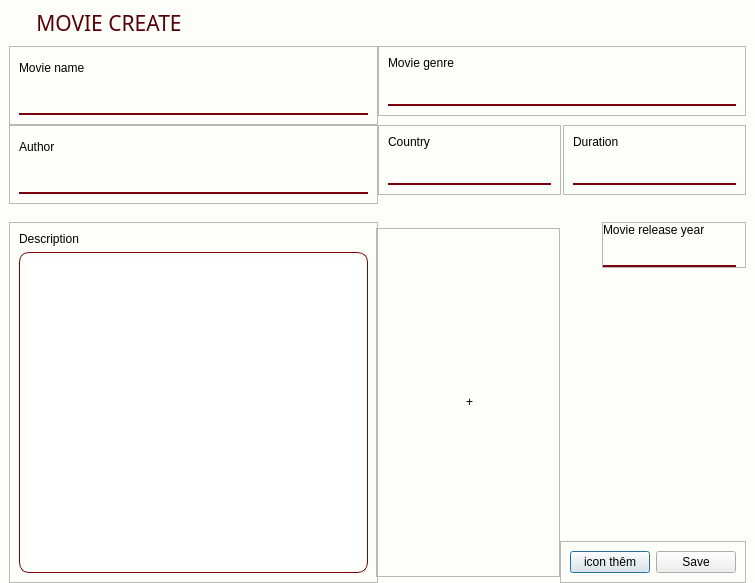
<?xml version="1.0" encoding="UTF-8"?>
<ui version="4.0">
 <class>Dialog</class>
 <widget class="QDialog" name="Dialog">
  <property name="geometry">
   <rect>
    <x>0</x>
    <y>0</y>
    <width>755</width>
    <height>583</height>
   </rect>
  </property>
  <property name="minimumSize">
   <size>
    <width>755</width>
    <height>561</height>
   </size>
  </property>
  <property name="maximumSize">
   <size>
    <width>755</width>
    <height>583</height>
   </size>
  </property>
  <property name="windowTitle">
   <string>Dialog</string>
  </property>
  <property name="styleSheet">
   <string notr="true">QLabel {
font: 75 bold 12pt &quot;Arial&quot;;
}
QLineEdit {
font: 12pt &quot;Microsoft YaHei UI&quot;;
}
#centralwidget{
    background-color: #fdfdfa;
}
QTextEdit {
    border: 1px solid #7c000b;
	border-radius: 10px;
   padding: 5px;
}
QLineEdit {
    border: none;
    border-bottom: 1.5px solid #7c000b; 
    background: transparent; 
    padding: 5px;
    font-size: 14px;
}</string>
  </property>
  <layout class="QGridLayout" name="gridLayout">
   <property name="leftMargin">
    <number>0</number>
   </property>
   <property name="topMargin">
    <number>0</number>
   </property>
   <property name="rightMargin">
    <number>0</number>
   </property>
   <property name="bottomMargin">
    <number>0</number>
   </property>
   <property name="horizontalSpacing">
    <number>0</number>
   </property>
   <item row="0" column="0">
    <widget class="QWidget" name="centralwidget" native="true">
     <layout class="QVBoxLayout" name="verticalLayout">
      <property name="spacing">
       <number>0</number>
      </property>
      <property name="leftMargin">
       <number>9</number>
      </property>
      <property name="topMargin">
       <number>9</number>
      </property>
      <property name="rightMargin">
       <number>9</number>
      </property>
      <property name="bottomMargin">
       <number>0</number>
      </property>
      <item>
       <widget class="QWidget" name="widget_2" native="true">
        <property name="maximumSize">
         <size>
          <width>755</width>
          <height>37</height>
         </size>
        </property>
        <layout class="QVBoxLayout" name="verticalLayout_9">
         <property name="spacing">
          <number>0</number>
         </property>
         <property name="leftMargin">
          <number>0</number>
         </property>
         <property name="topMargin">
          <number>0</number>
         </property>
         <property name="rightMargin">
          <number>0</number>
         </property>
         <item>
          <widget class="QLabel" name="appHeader">
           <property name="sizePolicy">
            <sizepolicy hsizetype="Fixed" vsizetype="Fixed">
             <horstretch>0</horstretch>
             <verstretch>0</verstretch>
            </sizepolicy>
           </property>
           <property name="maximumSize">
            <size>
             <width>193</width>
             <height>28</height>
            </size>
           </property>
           <property name="font">
            <font>
             <family>Segoe UI Black</family>
             <pointsize>16</pointsize>
             <weight>10</weight>
             <italic>false</italic>
             <bold>false</bold>
            </font>
           </property>
           <property name="styleSheet">
            <string notr="true">font: 87 16pt &quot;Segoe UI Black&quot;;
	color: rgb(86, 0, 8);</string>
           </property>
           <property name="text">
            <string>     MOVIE CREATE</string>
           </property>
           <property name="alignment">
            <set>Qt::AlignLeading|Qt::AlignLeft|Qt::AlignVCenter</set>
           </property>
          </widget>
         </item>
        </layout>
       </widget>
      </item>
      <item>
       <widget class="QWidget" name="widget_3" native="true">
        <layout class="QHBoxLayout" name="horizontalLayout">
         <property name="spacing">
          <number>0</number>
         </property>
         <property name="leftMargin">
          <number>0</number>
         </property>
         <property name="topMargin">
          <number>0</number>
         </property>
         <property name="rightMargin">
          <number>0</number>
         </property>
         <item>
          <widget class="QWidget" name="widget_4" native="true">
           <layout class="QVBoxLayout" name="verticalLayout_2">
            <property name="spacing">
             <number>0</number>
            </property>
            <property name="leftMargin">
             <number>0</number>
            </property>
            <property name="topMargin">
             <number>0</number>
            </property>
            <property name="rightMargin">
             <number>0</number>
            </property>
            <item>
             <widget class="QFrame" name="frame">
              <property name="frameShape">
               <enum>QFrame::StyledPanel</enum>
              </property>
              <property name="frameShadow">
               <enum>QFrame::Raised</enum>
              </property>
              <layout class="QVBoxLayout" name="verticalLayout_7">
               <item>
                <widget class="QLabel" name="label">
                 <property name="styleSheet">
                  <string notr="true"/>
                 </property>
                 <property name="text">
                  <string>Movie name</string>
                 </property>
                </widget>
               </item>
               <item>
                <widget class="QLineEdit" name="lineEditTitle">
                 <property name="styleSheet">
                  <string notr="true"/>
                 </property>
                 <property name="text">
                  <string/>
                 </property>
                </widget>
               </item>
              </layout>
             </widget>
            </item>
            <item>
             <widget class="QFrame" name="frame_2">
              <property name="frameShape">
               <enum>QFrame::StyledPanel</enum>
              </property>
              <property name="frameShadow">
               <enum>QFrame::Raised</enum>
              </property>
              <layout class="QVBoxLayout" name="verticalLayout_8">
               <item>
                <widget class="QLabel" name="label_2">
                 <property name="text">
                  <string>Author</string>
                 </property>
                </widget>
               </item>
               <item>
                <widget class="QLineEdit" name="lineEditAuthor"/>
               </item>
              </layout>
             </widget>
            </item>
           </layout>
          </widget>
         </item>
         <item>
          <widget class="QWidget" name="widget_5" native="true">
           <layout class="QVBoxLayout" name="verticalLayout_3">
            <property name="spacing">
             <number>0</number>
            </property>
            <property name="leftMargin">
             <number>0</number>
            </property>
            <property name="topMargin">
             <number>0</number>
            </property>
            <property name="rightMargin">
             <number>0</number>
            </property>
            <item>
             <widget class="QFrame" name="frame_3">
              <property name="frameShape">
               <enum>QFrame::StyledPanel</enum>
              </property>
              <property name="frameShadow">
               <enum>QFrame::Raised</enum>
              </property>
              <layout class="QVBoxLayout" name="verticalLayout_4">
               <item>
                <widget class="QLabel" name="label_3">
                 <property name="text">
                  <string>Movie genre</string>
                 </property>
                </widget>
               </item>
               <item>
                <widget class="QLineEdit" name="lineEditGenre"/>
               </item>
              </layout>
             </widget>
            </item>
            <item>
             <widget class="QWidget" name="widget_6" native="true">
              <layout class="QHBoxLayout" name="horizontalLayout_2">
               <property name="spacing">
                <number>2</number>
               </property>
               <property name="leftMargin">
                <number>0</number>
               </property>
               <property name="topMargin">
                <number>9</number>
               </property>
               <property name="rightMargin">
                <number>0</number>
               </property>
               <item>
                <widget class="QFrame" name="frame_6">
                 <property name="frameShape">
                  <enum>QFrame::StyledPanel</enum>
                 </property>
                 <property name="frameShadow">
                  <enum>QFrame::Raised</enum>
                 </property>
                 <layout class="QVBoxLayout" name="verticalLayout_6">
                  <item>
                   <widget class="QLabel" name="label_6">
                    <property name="text">
                     <string>Country</string>
                    </property>
                   </widget>
                  </item>
                  <item>
                   <widget class="QLineEdit" name="lineEditCountry"/>
                  </item>
                 </layout>
                </widget>
               </item>
               <item>
                <widget class="QFrame" name="frame_5">
                 <property name="frameShape">
                  <enum>QFrame::StyledPanel</enum>
                 </property>
                 <property name="frameShadow">
                  <enum>QFrame::Raised</enum>
                 </property>
                 <layout class="QVBoxLayout" name="verticalLayout_5">
                  <item>
                   <widget class="QLabel" name="label_5">
                    <property name="text">
                     <string>Duration</string>
                    </property>
                   </widget>
                  </item>
                  <item>
                   <widget class="QLineEdit" name="lineEditDuration"/>
                  </item>
                 </layout>
                </widget>
               </item>
              </layout>
             </widget>
            </item>
           </layout>
          </widget>
         </item>
        </layout>
       </widget>
      </item>
      <item>
       <widget class="QWidget" name="widget_7" native="true">
        <property name="minimumSize">
         <size>
          <width>0</width>
          <height>340</height>
         </size>
        </property>
        <layout class="QVBoxLayout" name="verticalLayout_10">
         <property name="spacing">
          <number>0</number>
         </property>
         <property name="leftMargin">
          <number>0</number>
         </property>
         <property name="topMargin">
          <number>0</number>
         </property>
         <property name="rightMargin">
          <number>0</number>
         </property>
         <property name="bottomMargin">
          <number>0</number>
         </property>
         <item>
          <widget class="QWidget" name="widget" native="true">
           <layout class="QHBoxLayout" name="horizontalLayout_3">
            <property name="spacing">
             <number>0</number>
            </property>
            <property name="leftMargin">
             <number>0</number>
            </property>
            <property name="topMargin">
             <number>0</number>
            </property>
            <property name="rightMargin">
             <number>0</number>
            </property>
            <property name="bottomMargin">
             <number>0</number>
            </property>
            <item alignment="Qt::AlignLeft">
             <widget class="QFrame" name="frame_4">
              <property name="minimumSize">
               <size>
                <width>369</width>
                <height>0</height>
               </size>
              </property>
              <property name="maximumSize">
               <size>
                <width>369</width>
                <height>16777215</height>
               </size>
              </property>
              <property name="frameShape">
               <enum>QFrame::StyledPanel</enum>
              </property>
              <property name="frameShadow">
               <enum>QFrame::Raised</enum>
              </property>
              <layout class="QVBoxLayout" name="verticalLayout_12">
               <item>
                <widget class="QLabel" name="label_4">
                 <property name="text">
                  <string>Description</string>
                 </property>
                </widget>
               </item>
               <item>
                <widget class="QTextEdit" name="textEditDescription">
                 <property name="styleSheet">
                  <string notr="true">font: 10pt &quot;Cascadia Code&quot;;</string>
                 </property>
                </widget>
               </item>
              </layout>
             </widget>
            </item>
            <item alignment="Qt::AlignRight">
             <widget class="QFrame" name="frame_7">
              <property name="minimumSize">
               <size>
                <width>184</width>
                <height>349</height>
               </size>
              </property>
              <property name="maximumSize">
               <size>
                <width>184</width>
                <height>349</height>
               </size>
              </property>
              <property name="frameShape">
               <enum>QFrame::StyledPanel</enum>
              </property>
              <property name="frameShadow">
               <enum>QFrame::Raised</enum>
              </property>
              <layout class="QVBoxLayout" name="verticalLayout_13">
               <property name="spacing">
                <number>0</number>
               </property>
               <property name="leftMargin">
                <number>0</number>
               </property>
               <property name="topMargin">
                <number>0</number>
               </property>
               <property name="rightMargin">
                <number>0</number>
               </property>
               <property name="bottomMargin">
                <number>0</number>
               </property>
               <item>
                <widget class="QLabel" name="labelImage">
                 <property name="minimumSize">
                  <size>
                   <width>185</width>
                   <height>280</height>
                  </size>
                 </property>
                 <property name="maximumSize">
                  <size>
                   <width>185</width>
                   <height>280</height>
                  </size>
                 </property>
                 <property name="styleSheet">
                  <string notr="true">font: 48pt &quot;MS Shell Dlg 2&quot;;</string>
                 </property>
                 <property name="text">
                  <string>+</string>
                 </property>
                 <property name="scaledContents">
                  <bool>true</bool>
                 </property>
                 <property name="alignment">
                  <set>Qt::AlignCenter</set>
                 </property>
                </widget>
               </item>
              </layout>
             </widget>
            </item>
            <item alignment="Qt::AlignRight">
             <widget class="QWidget" name="widget_8" native="true">
              <layout class="QVBoxLayout" name="verticalLayout_11">
               <property name="spacing">
                <number>0</number>
               </property>
               <property name="leftMargin">
                <number>0</number>
               </property>
               <property name="topMargin">
                <number>0</number>
               </property>
               <property name="rightMargin">
                <number>0</number>
               </property>
               <property name="bottomMargin">
                <number>0</number>
               </property>
               <item alignment="Qt::AlignRight|Qt::AlignTop">
                <widget class="QFrame" name="frame_8">
                 <property name="frameShape">
                  <enum>QFrame::StyledPanel</enum>
                 </property>
                 <property name="frameShadow">
                  <enum>QFrame::Raised</enum>
                 </property>
                 <layout class="QVBoxLayout" name="verticalLayout_14">
                  <property name="spacing">
                   <number>0</number>
                  </property>
                  <property name="leftMargin">
                   <number>0</number>
                  </property>
                  <property name="topMargin">
                   <number>0</number>
                  </property>
                  <property name="rightMargin">
                   <number>9</number>
                  </property>
                  <property name="bottomMargin">
                   <number>0</number>
                  </property>
                  <item>
                   <widget class="QLabel" name="label_8">
                    <property name="text">
                     <string>Movie release year</string>
                    </property>
                   </widget>
                  </item>
                  <item>
                   <widget class="QLineEdit" name="lineEditYear"/>
                  </item>
                 </layout>
                </widget>
               </item>
               <item alignment="Qt::AlignBottom">
                <widget class="QFrame" name="frame_9">
                 <property name="frameShape">
                  <enum>QFrame::StyledPanel</enum>
                 </property>
                 <property name="frameShadow">
                  <enum>QFrame::Raised</enum>
                 </property>
                 <layout class="QHBoxLayout" name="horizontalLayout_4">
                  <item>
                   <widget class="QPushButton" name="pushButton_AddPoster">
                    <property name="text">
                     <string>icon thêm</string>
                    </property>
                   </widget>
                  </item>
                  <item>
                   <widget class="QPushButton" name="pushButtonSave">
                    <property name="text">
                     <string>Save</string>
                    </property>
                   </widget>
                  </item>
                 </layout>
                </widget>
               </item>
              </layout>
             </widget>
            </item>
           </layout>
          </widget>
         </item>
        </layout>
       </widget>
      </item>
     </layout>
    </widget>
   </item>
  </layout>
 </widget>
 <resources/>
 <connections/>
</ui>
